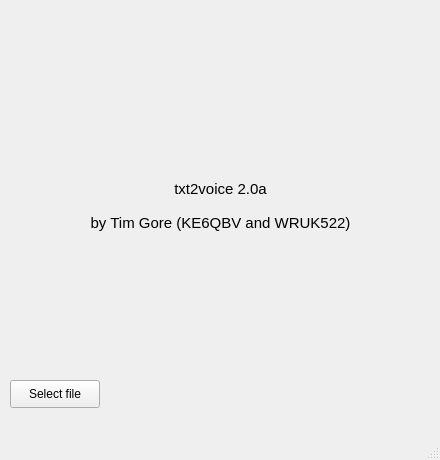
<?xml version="1.0" encoding="UTF-8"?>
<ui version="4.0">
 <class>MainWindow</class>
 <widget class="QMainWindow" name="MainWindow">
  <property name="geometry">
   <rect>
    <x>0</x>
    <y>0</y>
    <width>440</width>
    <height>460</height>
   </rect>
  </property>
  <property name="windowTitle">
   <string>MainWindow</string>
  </property>
  <widget class="QWidget" name="centralwidget">
   <widget class="QPushButton" name="pushButton">
    <property name="geometry">
     <rect>
      <x>10</x>
      <y>380</y>
      <width>90</width>
      <height>28</height>
     </rect>
    </property>
    <property name="text">
     <string>Select file</string>
    </property>
   </widget>
   <widget class="QLabel" name="label">
    <property name="geometry">
     <rect>
      <x>130</x>
      <y>10</y>
      <width>181</width>
      <height>161</height>
     </rect>
    </property>
    <property name="text">
     <string/>
    </property>
    <property name="pixmap">
     <pixmap>img/logo.png</pixmap>
    </property>
    <property name="scaledContents">
     <bool>true</bool>
    </property>
   </widget>
   <widget class="QLabel" name="label_2">
    <property name="geometry">
     <rect>
      <x>10</x>
      <y>180</y>
      <width>421</width>
      <height>191</height>
     </rect>
    </property>
    <property name="font">
     <font>
      <pointsize>11</pointsize>
     </font>
    </property>
    <property name="text">
     <string>txt2voice 2.0a

by Tim Gore (KE6QBV and WRUK522)</string>
    </property>
    <property name="alignment">
     <set>Qt::AlignHCenter|Qt::AlignTop</set>
    </property>
   </widget>
  </widget>
  <widget class="QMenuBar" name="menubar">
   <property name="geometry">
    <rect>
     <x>0</x>
     <y>0</y>
     <width>440</width>
     <height>22</height>
    </rect>
   </property>
  </widget>
  <widget class="QStatusBar" name="statusbar"/>
 </widget>
 <resources/>
 <connections/>
</ui>
